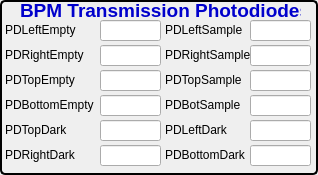
   <widget class="QGroupBox" name="groupBox_7">
    <property name="geometry">
     <rect>
      <x>10</x>
      <y>30</y>
      <width>318</width>
      <height>175</height>
     </rect>
    </property>
    <property name="styleSheet">
     <string notr="true">QGroupBox { 
     border: 2px solid black; 
     border-radius: 5px; 
 } </string>
    </property>
    <property name="title">
     <string/>
    </property>
    <widget class="QLabel" name="label_59">
     <property name="geometry">
      <rect>
       <x>20</x>
       <y>-10</y>
       <width>281</width>
       <height>41</height>
      </rect>
     </property>
     <property name="font">
      <font>
       <pointsize>14</pointsize>
       <weight>75</weight>
       <bold>true</bold>
      </font>
     </property>
     <property name="text">
      <string>&lt;html&gt;&lt;head/&gt;&lt;body&gt;&lt;p&gt;&lt;span style=&quot; color:#0000cc;&quot;&gt;BPM Transmission Photodiodes&lt;/span&gt;&lt;/p&gt;&lt;/body&gt;&lt;/html&gt;</string>
     </property>
    </widget>
    <widget class="QLabel" name="label_70">
     <property name="geometry">
      <rect>
       <x>5</x>
       <y>20</y>
       <width>91</width>
       <height>21</height>
      </rect>
     </property>
     <property name="font">
      <font>
       <pointsize>9</pointsize>
      </font>
     </property>
     <property name="styleSheet">
      <string notr="true">color: rgb(0, 0, 0)</string>
     </property>
     <property name="text">
      <string>&lt;html&gt;&lt;head/&gt;&lt;body&gt;&lt;p&gt;PDLeftEmpty&lt;/p&gt;&lt;/body&gt;&lt;/html&gt;</string>
     </property>
    </widget>
    <widget class="QLabel" name="label_72">
     <property name="geometry">
      <rect>
       <x>5</x>
       <y>45</y>
       <width>91</width>
       <height>21</height>
      </rect>
     </property>
     <property name="font">
      <font>
       <pointsize>9</pointsize>
      </font>
     </property>
     <property name="styleSheet">
      <string notr="true">color: rgb(0, 0, 0)</string>
     </property>
     <property name="text">
      <string>&lt;html&gt;&lt;head/&gt;&lt;body&gt;&lt;p&gt;PDRightEmpty&lt;/p&gt;&lt;/body&gt;&lt;/html&gt;</string>
     </property>
    </widget>
    <widget class="QLabel" name="label_74">
     <property name="geometry">
      <rect>
       <x>5</x>
       <y>70</y>
       <width>91</width>
       <height>21</height>
      </rect>
     </property>
     <property name="font">
      <font>
       <pointsize>9</pointsize>
      </font>
     </property>
     <property name="styleSheet">
      <string notr="true">color: rgb(0, 0, 0)</string>
     </property>
     <property name="text">
      <string>&lt;html&gt;&lt;head/&gt;&lt;body&gt;&lt;p&gt;PDTopEmpty&lt;/p&gt;&lt;/body&gt;&lt;/html&gt;</string>
     </property>
    </widget>
    <widget class="QLabel" name="label_73">
     <property name="geometry">
      <rect>
       <x>5</x>
       <y>95</y>
       <width>101</width>
       <height>21</height>
      </rect>
     </property>
     <property name="font">
      <font>
       <pointsize>9</pointsize>
      </font>
     </property>
     <property name="styleSheet">
      <string notr="true">color: rgb(0, 0, 0)</string>
     </property>
     <property name="text">
      <string>&lt;html&gt;&lt;head/&gt;&lt;body&gt;&lt;p&gt;PDBottomEmpty&lt;/p&gt;&lt;/body&gt;&lt;/html&gt;</string>
     </property>
    </widget>
    <widget class="QLabel" name="label_75">
     <property name="geometry">
      <rect>
       <x>5</x>
       <y>120</y>
       <width>91</width>
       <height>21</height>
      </rect>
     </property>
     <property name="font">
      <font>
       <pointsize>9</pointsize>
      </font>
     </property>
     <property name="styleSheet">
      <string notr="true">color: rgb(0, 0, 0)</string>
     </property>
     <property name="text">
      <string>&lt;html&gt;&lt;head/&gt;&lt;body&gt;&lt;p&gt;PDTopDark&lt;/p&gt;&lt;/body&gt;&lt;/html&gt;</string>
     </property>
    </widget>
    <widget class="QLabel" name="label_71">
     <property name="geometry">
      <rect>
       <x>5</x>
       <y>145</y>
       <width>91</width>
       <height>21</height>
      </rect>
     </property>
     <property name="font">
      <font>
       <pointsize>9</pointsize>
      </font>
     </property>
     <property name="styleSheet">
      <string notr="true">color: rgb(0, 0, 0)</string>
     </property>
     <property name="text">
      <string>&lt;html&gt;&lt;head/&gt;&lt;body&gt;&lt;p&gt;PDRightDark&lt;/p&gt;&lt;/body&gt;&lt;/html&gt;</string>
     </property>
    </widget>
    <widget class="QLabel" name="label_65">
     <property name="geometry">
      <rect>
       <x>165</x>
       <y>20</y>
       <width>91</width>
       <height>21</height>
      </rect>
     </property>
     <property name="font">
      <font>
       <pointsize>9</pointsize>
      </font>
     </property>
     <property name="styleSheet">
      <string notr="true">color: rgb(0, 0, 0)</string>
     </property>
     <property name="text">
      <string>&lt;html&gt;&lt;head/&gt;&lt;body&gt;&lt;p&gt;PDLeftSample&lt;/p&gt;&lt;/body&gt;&lt;/html&gt;</string>
     </property>
    </widget>
    <widget class="QLabel" name="label_64">
     <property name="geometry">
      <rect>
       <x>165</x>
       <y>45</y>
       <width>91</width>
       <height>21</height>
      </rect>
     </property>
     <property name="font">
      <font>
       <pointsize>9</pointsize>
      </font>
     </property>
     <property name="styleSheet">
      <string notr="true">color: rgb(0, 0, 0)</string>
     </property>
     <property name="text">
      <string>&lt;html&gt;&lt;head/&gt;&lt;body&gt;&lt;p&gt;PDRightSample&lt;/p&gt;&lt;/body&gt;&lt;/html&gt;</string>
     </property>
    </widget>
    <widget class="QLabel" name="label_66">
     <property name="geometry">
      <rect>
       <x>165</x>
       <y>70</y>
       <width>91</width>
       <height>21</height>
      </rect>
     </property>
     <property name="font">
      <font>
       <pointsize>9</pointsize>
      </font>
     </property>
     <property name="styleSheet">
      <string notr="true">color: rgb(0, 0, 0)</string>
     </property>
     <property name="text">
      <string>&lt;html&gt;&lt;head/&gt;&lt;body&gt;&lt;p&gt;PDTopSample&lt;/p&gt;&lt;/body&gt;&lt;/html&gt;</string>
     </property>
    </widget>
    <widget class="QLabel" name="label_68">
     <property name="geometry">
      <rect>
       <x>165</x>
       <y>95</y>
       <width>91</width>
       <height>21</height>
      </rect>
     </property>
     <property name="font">
      <font>
       <pointsize>9</pointsize>
      </font>
     </property>
     <property name="styleSheet">
      <string notr="true">color: rgb(0, 0, 0)</string>
     </property>
     <property name="text">
      <string>&lt;html&gt;&lt;head/&gt;&lt;body&gt;&lt;p&gt;PDBotSample&lt;/p&gt;&lt;/body&gt;&lt;/html&gt;</string>
     </property>
    </widget>
    <widget class="QLabel" name="label_67">
     <property name="geometry">
      <rect>
       <x>165</x>
       <y>120</y>
       <width>91</width>
       <height>21</height>
      </rect>
     </property>
     <property name="font">
      <font>
       <pointsize>9</pointsize>
      </font>
     </property>
     <property name="styleSheet">
      <string notr="true">color: rgb(0, 0, 0)</string>
     </property>
     <property name="text">
      <string>&lt;html&gt;&lt;head/&gt;&lt;body&gt;&lt;p&gt;PDLeftDark&lt;/p&gt;&lt;/body&gt;&lt;/html&gt;</string>
     </property>
    </widget>
    <widget class="QLabel" name="label_69">
     <property name="geometry">
      <rect>
       <x>165</x>
       <y>145</y>
       <width>91</width>
       <height>21</height>
      </rect>
     </property>
     <property name="font">
      <font>
       <pointsize>9</pointsize>
      </font>
     </property>
     <property name="styleSheet">
      <string notr="true">color: rgb(0, 0, 0)</string>
     </property>
     <property name="text">
      <string>&lt;html&gt;&lt;head/&gt;&lt;body&gt;&lt;p&gt;PDBottomDark&lt;/p&gt;&lt;/body&gt;&lt;/html&gt;</string>
     </property>
    </widget>
    <widget class="caTextEntry" name="catextentry_84">
     <property name="geometry">
      <rect>
       <x>100</x>
       <y>20</y>
       <width>61</width>
       <height>21</height>
      </rect>
     </property>
     <property name="channel" stdset="0">
      <string notr="true">9idcSAXS:transBPM_L_Empty.VAL</string>
     </property>
     <property name="background">
      <color>
       <red>115</red>
       <green>215</green>
       <blue>253</blue>
      </color>
     </property>
     <property name="colorMode">
      <enum>caLineEdit::Static</enum>
     </property>
    </widget>
    <widget class="caTextEntry" name="catextentry_90">
     <property name="geometry">
      <rect>
       <x>100</x>
       <y>45</y>
       <width>61</width>
       <height>21</height>
      </rect>
     </property>
     <property name="channel" stdset="0">
      <string notr="true">9idcSAXS:transBPM_R_Empty.VAL</string>
     </property>
     <property name="background">
      <color>
       <red>115</red>
       <green>215</green>
       <blue>253</blue>
      </color>
     </property>
     <property name="colorMode">
      <enum>caLineEdit::Static</enum>
     </property>
    </widget>
    <widget class="caTextEntry" name="catextentry_85">
     <property name="geometry">
      <rect>
       <x>100</x>
       <y>70</y>
       <width>61</width>
       <height>21</height>
      </rect>
     </property>
     <property name="channel" stdset="0">
      <string notr="true">9idcSAXS:transBPM_T_Empty.VAL</string>
     </property>
     <property name="background">
      <color>
       <red>115</red>
       <green>215</green>
       <blue>253</blue>
      </color>
     </property>
     <property name="colorMode">
      <enum>caLineEdit::Static</enum>
     </property>
    </widget>
    <widget class="caTextEntry" name="catextentry_89">
     <property name="geometry">
      <rect>
       <x>100</x>
       <y>95</y>
       <width>61</width>
       <height>21</height>
      </rect>
     </property>
     <property name="channel" stdset="0">
      <string notr="true">9idcSAXS:transBPM_B_Empty.VAL</string>
     </property>
     <property name="background">
      <color>
       <red>115</red>
       <green>215</green>
       <blue>253</blue>
      </color>
     </property>
     <property name="colorMode">
      <enum>caLineEdit::Static</enum>
     </property>
    </widget>
    <widget class="caTextEntry" name="catextentry_88">
     <property name="geometry">
      <rect>
       <x>100</x>
       <y>120</y>
       <width>61</width>
       <height>21</height>
      </rect>
     </property>
     <property name="channel" stdset="0">
      <string notr="true">9idcSAXS:transBPM_T_Dark.VAL</string>
     </property>
     <property name="background">
      <color>
       <red>115</red>
       <green>215</green>
       <blue>253</blue>
      </color>
     </property>
     <property name="colorMode">
      <enum>caLineEdit::Static</enum>
     </property>
    </widget>
    <widget class="caTextEntry" name="catextentry_86">
     <property name="geometry">
      <rect>
       <x>100</x>
       <y>145</y>
       <width>61</width>
       <height>21</height>
      </rect>
     </property>
     <property name="channel" stdset="0">
      <string notr="true">9idcSAXS:transBPM_R_Dark.VAL</string>
     </property>
     <property name="background">
      <color>
       <red>115</red>
       <green>215</green>
       <blue>253</blue>
      </color>
     </property>
     <property name="colorMode">
      <enum>caLineEdit::Static</enum>
     </property>
    </widget>
    <widget class="caTextEntry" name="catextentry_95">
     <property name="geometry">
      <rect>
       <x>250</x>
       <y>20</y>
       <width>61</width>
       <height>21</height>
      </rect>
     </property>
     <property name="channel" stdset="0">
      <string notr="true">9idcSAXS:transBPM_L_Sample.VAL</string>
     </property>
     <property name="background">
      <color>
       <red>115</red>
       <green>215</green>
       <blue>253</blue>
      </color>
     </property>
     <property name="colorMode">
      <enum>caLineEdit::Static</enum>
     </property>
    </widget>
    <widget class="caTextEntry" name="catextentry_92">
     <property name="geometry">
      <rect>
       <x>250</x>
       <y>45</y>
       <width>61</width>
       <height>21</height>
      </rect>
     </property>
     <property name="channel" stdset="0">
      <string notr="true">9idcSAXS:transBPM_R_Sample.VAL</string>
     </property>
     <property name="background">
      <color>
       <red>115</red>
       <green>215</green>
       <blue>253</blue>
      </color>
     </property>
     <property name="colorMode">
      <enum>caLineEdit::Static</enum>
     </property>
    </widget>
    <widget class="caTextEntry" name="catextentry_93">
     <property name="geometry">
      <rect>
       <x>250</x>
       <y>70</y>
       <width>61</width>
       <height>21</height>
      </rect>
     </property>
     <property name="channel" stdset="0">
      <string notr="true">9idcSAXS:transBPM_T_Sample.VAL</string>
     </property>
     <property name="background">
      <color>
       <red>115</red>
       <green>215</green>
       <blue>253</blue>
      </color>
     </property>
     <property name="colorMode">
      <enum>caLineEdit::Static</enum>
     </property>
    </widget>
    <widget class="caTextEntry" name="catextentry_87">
     <property name="geometry">
      <rect>
       <x>250</x>
       <y>95</y>
       <width>61</width>
       <height>21</height>
      </rect>
     </property>
     <property name="channel" stdset="0">
      <string notr="true">9idcSAXS:transBPM_B_Sample.VAL</string>
     </property>
     <property name="background">
      <color>
       <red>115</red>
       <green>215</green>
       <blue>253</blue>
      </color>
     </property>
     <property name="colorMode">
      <enum>caLineEdit::Static</enum>
     </property>
    </widget>
    <widget class="caTextEntry" name="catextentry_91">
     <property name="geometry">
      <rect>
       <x>250</x>
       <y>120</y>
       <width>61</width>
       <height>21</height>
      </rect>
     </property>
     <property name="channel" stdset="0">
      <string notr="true">9idcSAXS:transBPM_L_Dark.VAL</string>
     </property>
     <property name="background">
      <color>
       <red>115</red>
       <green>215</green>
       <blue>253</blue>
      </color>
     </property>
     <property name="colorMode">
      <enum>caLineEdit::Static</enum>
     </property>
    </widget>
    <widget class="caTextEntry" name="catextentry_94">
     <property name="geometry">
      <rect>
       <x>250</x>
       <y>145</y>
       <width>61</width>
       <height>21</height>
      </rect>
     </property>
     <property name="channel" stdset="0">
      <string notr="true">9idcSAXS:transBPM_B_Dark.VAL</string>
     </property>
     <property name="background">
      <color>
       <red>115</red>
       <green>215</green>
       <blue>253</blue>
      </color>
     </property>
     <property name="colorMode">
      <enum>caLineEdit::Static</enum>
     </property>
    </widget>
   </widget>
